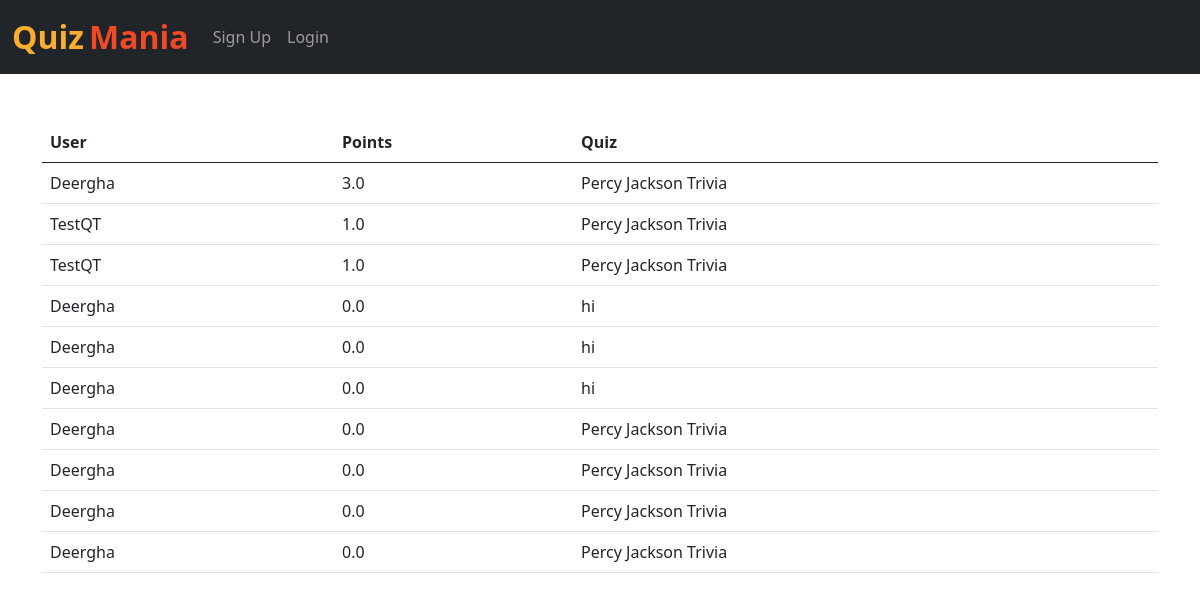
Page /leaderboard/ on the committed database.
### QuizMania/models.py (models this page shows, shortened)
class Marks_Of_User(models.Model):
    quiz = models.ForeignKey(Quiz, on_delete=models.CASCADE)
    user = models.ForeignKey(CustomUser, on_delete=models.CASCADE)
    score = models.FloatField()

class CustomUser(AbstractUser):
    is_QM = models.BooleanField(default=False)
    is_QT = models.BooleanField(default=False)

class Quiz(models.Model):
    name = models.CharField(max_length=100)
    description = models.CharField(max_length=500)
    number_of_questions = models.IntegerField(default=1)
    positive_marks = models.IntegerField(default=1)
    negative_marks = models.IntegerField(default=0)
    private = models.BooleanField(default=False)
    pin = models.CharField(max_length=20, blank=True)
    def __str__(self):
        return self.name

### QuizMania/views.py (the view)
# urls.py: path('leaderboard/', views.leaderboard, name='leaderboard'),
def leaderboard(request):
    leaders = Marks_Of_User.objects.all().order_by('-score')[:10]
    return render(request, 'leaderboard.html', {'leaders': leaders})

### QuizMania/templates/leaderboard.html (shortened to what this page needs)
{% extends 'base.html' %}
{% block body %}
<div class="container mt-4">
    <br>
    <table class="table">
      <thead>
        <tr>
          <th>User</th>
          <th>Points</th>
          <th>Quiz</th>
        </tr>
      </thead>
{% for leader in leaders %}
<tr>
    <td>{{leader.user}}</td>
    <td>{{leader.score}}</td>
    <td>{{leader.quiz}}</td>
</tr>
{% endfor %}
</table>
</div>
{% endblock %}

### rows in the picture
Marks_Of_User: user "Deergha", score "3.0", quiz "Percy Jackson Trivia"
Marks_Of_User: user "TestQT", score "1.0", quiz "Percy Jackson Trivia"
Marks_Of_User: user "TestQT", score "1.0", quiz "Percy Jackson Trivia"
Marks_Of_User: user "Deergha", score "0.0", quiz "hi"
Marks_Of_User: user "Deergha", score "0.0", quiz "hi"
Marks_Of_User: user "Deergha", score "0.0", quiz "hi"
Marks_Of_User: user "Deergha", score "0.0", quiz "Percy Jackson Trivia"
Marks_Of_User: user "Deergha", score "0.0", quiz "Percy Jackson Trivia"
Marks_Of_User: user "Deergha", score "0.0", quiz "Percy Jackson Trivia"
Marks_Of_User: user "Deergha", score "0.0", quiz "Percy Jackson Trivia"
